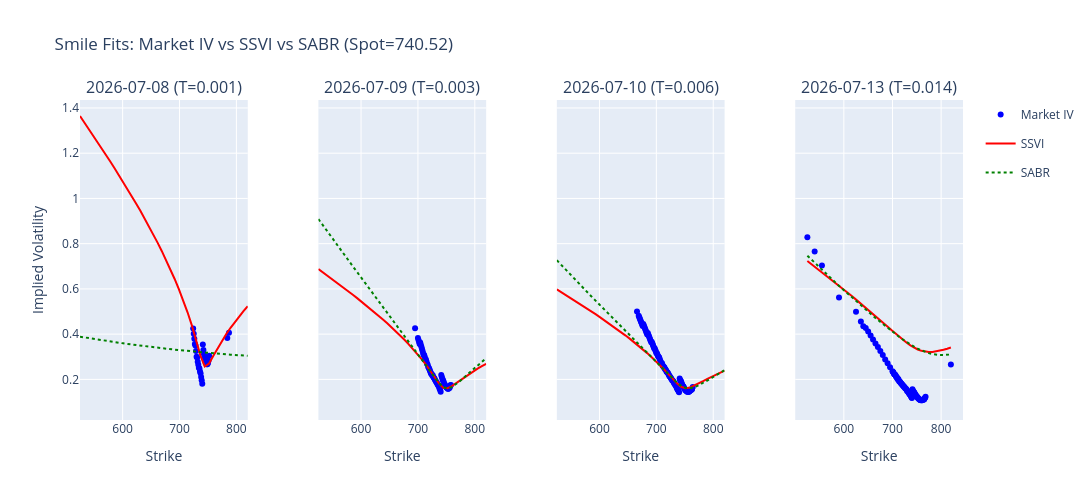

The notebook cell saved with this chart:
### Markdown cell above
## Volatility Smiles (Market IV vs SSVI vs SABR)

### Code cell
num_slices = len(plot_data)
fig_smiles = make_subplots(
    rows=1, cols=num_slices,
    shared_yaxes=True,
    horizontal_spacing=0.08,
    subplot_titles=[f"{d['expiry']} (T={d['T']:.3f})" for d in plot_data]
)

for i, d in enumerate(plot_data):
    # Market IV (from SVI slice)
    fig_smiles.add_trace(
        go.Scatter(
            x=d["strikes"],
            y=d["iv_market"],
            mode='markers',
            marker=dict(color='blue', size=6),
            name='Market IV' if i == 0 else None,
            legendgroup='Market IV',
            showlegend=(i == 0)
        ),
        row=1, col=i+1
    )
    
    # SSVI Fit (smooth line)
    fig_smiles.add_trace(
        go.Scatter(
            x=d["strike_range"],
            y=d["iv_ssvi"],
            mode='lines',
            line=dict(color='red', width=2),
            name='SSVI' if i == 0 else None,
            legendgroup='SSVI',
            showlegend=(i == 0)
        ),
        row=1, col=i+1
    )
    
    # SABR Fit (dashed line)
    fig_smiles.add_trace(
        go.Scatter(
            x=d["strike_range"],
            y=d["iv_sabr"],
            mode='lines',
            line=dict(color='green', width=2, dash='dot'),
            name='SABR' if i == 0 else None,
            legendgroup='SABR',
            showlegend=(i == 0)
        ),
        row=1, col=i+1
    )
    
    fig_smiles.update_xaxes(title_text="Strike", row=1, col=i+1)

fig_smiles.update_yaxes(title_text="Implied Volatility", row=1, col=1)
fig_smiles.update_layout(
    title_text=f"Smile Fits: Market IV vs SSVI vs SABR (Spot={spot:.2f})",
    height=500,
    width=1200,
    hovermode='x unified'
)
fig_smiles.show()
